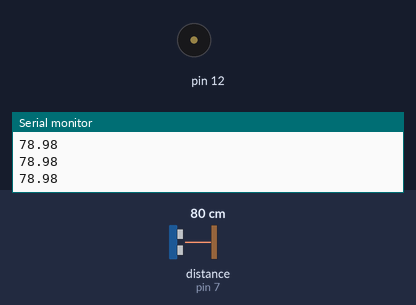
Bench run of a sketch on a simulated Arduino Uno, built with avr-gcc and run on an emulated ATmega328P. On the bench: buzzer (waves = sounding), the last lines printed to the serial monitor. Wiring (inferred from the names in the program): ultrasonic range finder: trigger pin 6; echo pin 7. The test bench sets the inputs (shaded band); at power-on: distance to the obstacle (sensor on pin 7) 80 cm. The echo pulse lasts 58.3 µs per cm.

Above: at 1.3 s.
1.4 s: distance to the obstacle (sensor on pin 7) set to 33 cm
2.9 s: distance to the obstacle (sensor on pin 7) set to 27 cm
At 3.3 s:
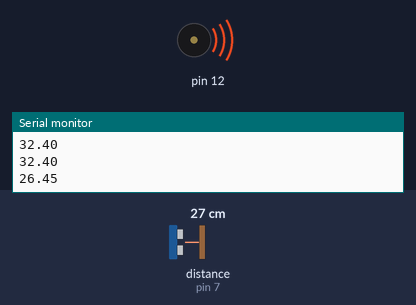
Timing chart, 0 to 5.9 s (numbered marks = the images above; inputs shaded):
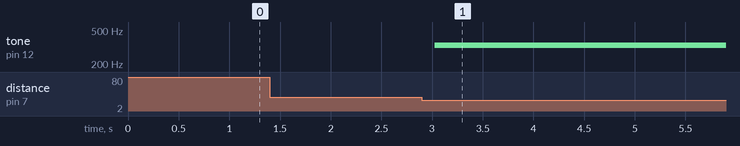

The sketch:

4th_1912v1_ultrasonic_sensor_doremi.ino
```cpp
// Ultrasonic Sensor
//   Vcc – 電源入力 => 5V
//   Trig – トリガー 超音波出力用の信号を送信 =>
//   Echo – エコー 超音波入力用の信号を受信
//   GND – グランド

const int TRIG_PIN = 6;  // trigピン
const int ECHO_PIN = 7;  // echoピン

int onkai[8] = {262, 294, 330, 349, 392, 440, 494, 523};
float distance = 0; //距離 cm

void setup() {
  Serial.begin(9600);
  pinMode( TRIG_PIN, OUTPUT );
  pinMode( ECHO_PIN, INPUT );
}

void loop() {
  digitalWrite(TRIG_PIN, LOW);  //超音波を出力終了
  delayMicroseconds(2);
  digitalWrite(TRIG_PIN, HIGH); //超音波を出力
  delayMicroseconds(10);
  digitalWrite(TRIG_PIN, LOW);  //超音波を出力終了

  int t = pulseIn(ECHO_PIN, HIGH); //センサからの入力

  if (t > 0) {
    distance = t * 0.017;
  }

  Serial.println(distance);

  piano();
}

void piano() {
  if (1 <= distance && distance <= 10) {
    //もし距離センサの値が 5cm 以内なら
    tone(12, onkai[0]);
  } else if (10 < distance && distance <= 20) {
    tone(12, onkai[1]);
  } else if (20 < distance && distance <= 30) {
    tone(12, onkai[2]);
  } else {
    //センサの近くにものがない時
    noTone(12); // 無音
  }
  delay(500);
}
```

Measured:
- the behaviour switches between 31 and 30 cm on distance to the obstacle (sensor on pin 7) (found by bisection; images 0 and 1)
- after the input at 2.9 s, tone on pin 12: silent → 330 Hz after 0.13 s
